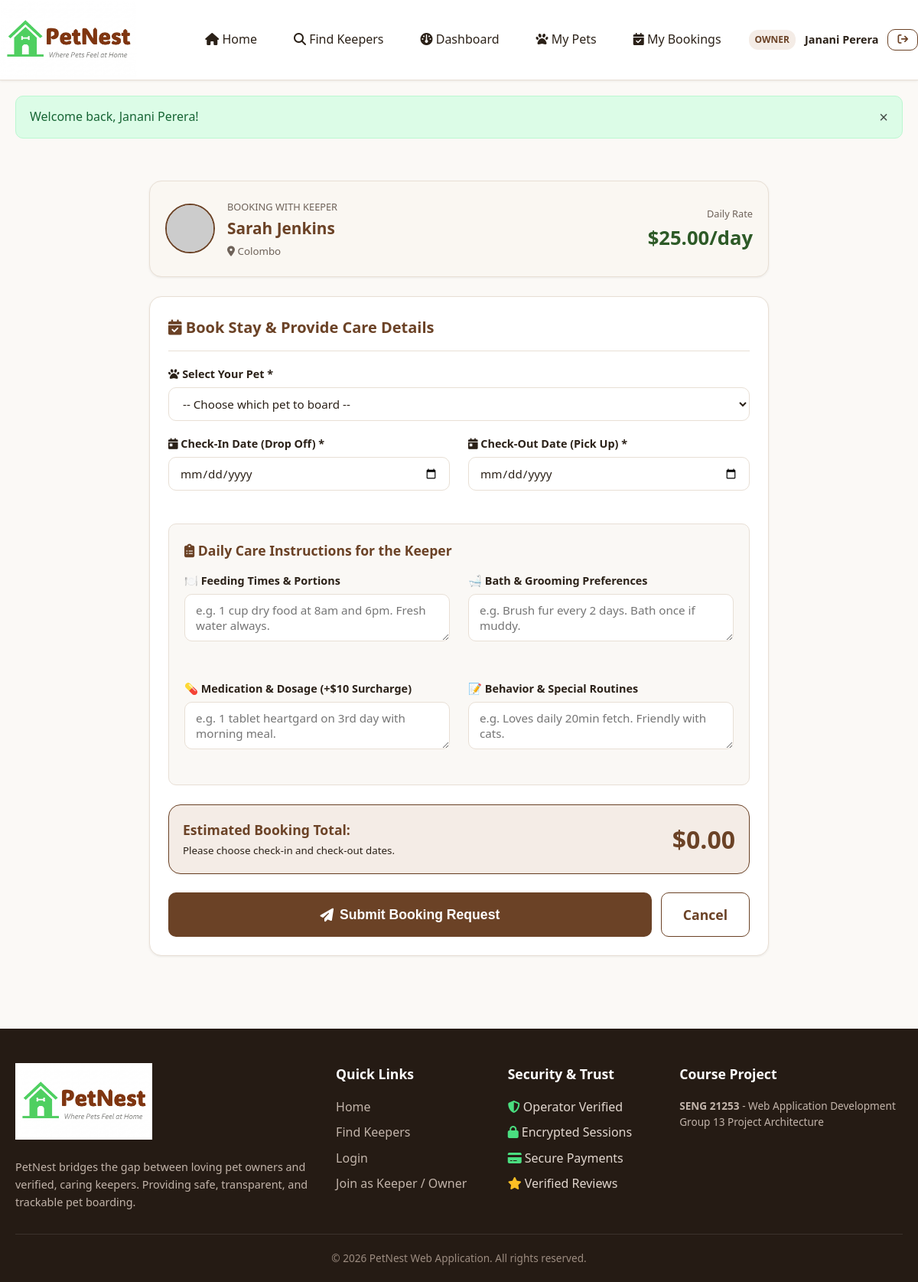
Page /book.php?keeper_id=3 (signed in) on the committed database.
### tables this page shows
CREATE TABLE `keeper_profiles` (
  `profile_id` INT AUTO_INCREMENT PRIMARY KEY,
  `user_id` INT NOT NULL,
  `bio` TEXT DEFAULT NULL,
  `location` VARCHAR(100) NOT NULL,
  `price_per_day` DECIMAL(10,2) NOT NULL DEFAULT 20.00,
  `breeds_experienced` TEXT DEFAULT NULL,
  `availability_status` ENUM('available', 'unavailable') NOT NULL DEFAULT 'available',
  `years_experience` INT DEFAULT 1,
  `is_verified` TINYINT(1) DEFAULT 0,
  CONSTRAINT `fk_keeper_user` FOREIGN KEY (`user_id`) REFERENCES `users` (`user_id`) ON DELETE CASCADE
);

CREATE TABLE `users` (
  `user_id` INT AUTO_INCREMENT PRIMARY KEY,
  `full_name` VARCHAR(100) NOT NULL,
  `email` VARCHAR(150) NOT NULL UNIQUE,
  `password` VARCHAR(255) NOT NULL,
  `phone` VARCHAR(20) DEFAULT NULL,
  `role` ENUM('admin', 'operator', 'owner', 'keeper') NOT NULL DEFAULT 'owner',
  `profile_photo` VARCHAR(255) DEFAULT 'default_avatar.png',
  `created_at` TIMESTAMP DEFAULT CURRENT_TIMESTAMP,
  `is_active` TINYINT(1) DEFAULT 1
);

### book.php (the view, shortened to what this page needs)
<?php
require_once __DIR__ . '/includes/header.php';
$ownerId  = (int)$_SESSION['user_id'];
$keeperId = (int)($_GET['keeper_id'] ?? 0);
try {
    $stmt = $pdo->prepare("
        SELECT u.user_id, u.full_name, u.profile_photo, u.phone,
               kp.location, kp.price_per_day, kp.breeds_experienced, kp.availability_status
        FROM users u
        JOIN keeper_profiles kp ON u.user_id = kp.user_id
        WHERE u.user_id = ? AND u.role = 'keeper' AND u.is_active = 1
        LIMIT 1
    ");
    $stmt->execute([$keeperId]);
    $keeper = $stmt->fetch();
    $stmtPets = $pdo->prepare("SELECT pet_id, pet_name, species, breed, medical_notes FROM pets WHERE owner_id = ? ORDER BY pet_name ASC");
    $stmtPets->execute([$ownerId]);
    $myPets = $stmtPets->fetchAll();
} catch (PDOException $e) {
    setFlash('danger', 'Database error: ' . $e->getMessage());
    redirect('/search.php');
}
$checkInDate  = $_POST['check_in_date'] ?? '';
$checkOutDate = $_POST['check_out_date'] ?? '';
$feeding      = trim($_POST['feeding_schedule'] ?? '');
$bath         = trim($_POST['bath_schedule'] ?? '');
$medicine     = trim($_POST['medicine_details'] ?? '');
$specialNotes = trim($_POST['special_notes'] ?? '');
?>
<div class="container" style="max-width: 850px; padding: 35px 20px;">
    <div class="card" style="margin-bottom: 25px; padding: 20px; display: flex; align-items: center; justify-content: space-between; flex-wrap: wrap; gap: 15px; background: #FAF7F2;">
        <div style="display: flex; align-items: center; gap: 16px;">
            <img src="<?= BASE_URL ?>/uploads/profiles/<?= htmlspecialchars($keeper['profile_photo']) ?>"
                 onerror="this.src='https://ui-avatars.com/api/?name=<?= urlencode($keeper['full_name']) ?>&background=6B4226&color=fff'"
                 alt="<?= htmlspecialchars($keeper['full_name']) ?>"
                 style="width: 65px; height: 65px; border-radius: 50%; object-fit: cover; border: 2px solid var(--primary);">
            <div>
                <span style="font-size: 0.8rem; color: var(--text-muted); text-transform: uppercase;">Booking with Keeper</span>
                <h3 style="font-size: 1.3rem; color: var(--primary); margin: 0;"><?= htmlspecialchars($keeper['full_name']) ?></h3>
                <small style="color: var(--text-muted);"><i class="fa-solid fa-location-dot"></i> <?= htmlspecialchars($keeper['location']) ?></small>
            </div>
        </div>
        <div style="text-align: right;">
            <span style="font-size: 0.8rem; color: var(--text-muted);">Daily Rate</span>
            <div style="font-size: 1.6rem; font-weight: 800; color: var(--secondary);">$<?= number_format($keeper['price_per_day'], 2) ?>/day</div>
        </div>
    </div>
    <?php if (empty($myPets)): ?>
        <div class="card" style="text-align: center; padding: 50px 20px;">
            <i class="fa-solid fa-paw" style="font-size: 3rem; color: var(--border-color); margin-bottom: 12px;"></i>
            <h2>You Have No Registered Pets Yet</h2>
            <p style="color: var(--text-muted); margin-bottom: 20px;">Please add your pet profile first before booking a stay.</p>
            <a href="<?= BASE_URL ?>/owner/add_pet.php" class="btn btn-primary"><i class="fa-solid fa-plus"></i> Add Pet Profile First</a>
        </div>
    <?php else: ?>
        <div class="card">
            <div class="card-header">
                <h2 class="card-title"><i class="fa-solid fa-calendar-check"></i> Book Stay & Provide Care Details</h2>
            </div>
            <form action="<?= BASE_URL ?>/book.php?keeper_id=<?= $keeperId ?>" method="POST" id="bookingForm" style="margin-top: 15px;">
                <div class="form-group">
                    <label class="form-label" for="pet_id"><i class="fa-solid fa-paw"></i> Select Your Pet *</label>
                    <select name="pet_id" id="pet_id" class="form-select" required>
                        <option value="">-- Choose which pet to board --</option>
                    </select>
                </div>
                <div class="grid-2">
                    <div class="form-group">
                        <label class="form-label" for="check_in_date"><i class="fa-solid fa-calendar-day"></i> Check-In Date (Drop Off) *</label>
                        <input type="date" id="check_in_date" name="check_in_date" class="form-control" value="<?= htmlspecialchars($checkInDate) ?>" required>
                    </div>
                    <div class="form-group">
                        <label class="form-label" for="check_out_date"><i class="fa-solid fa-calendar-day"></i> Check-Out Date (Pick Up) *</label>
                        <input type="date" id="check_out_date" name="check_out_date" class="form-control" value="<?= htmlspecialchars($checkOutDate) ?>" required>
                    </div>
                </div>
                <div style="background: #FAF8F5; border: 1px solid var(--border-color); border-radius: var(--radius-md); padding: 20px; margin: 25px 0;">
                    <h3 style="font-size: 1.1rem; color: var(--primary); margin-bottom: 14px;">
                        <i class="fa-solid fa-clipboard-list"></i> Daily Care Instructions for the Keeper
                    </h3>
                    <div class="grid-2">
                        <div class="form-group">
                            <label class="form-label" for="feeding_schedule">🍽️ Feeding Times & Portions</label>
                            <textarea id="feeding_schedule" name="feeding_schedule" rows="2" class="form-control" placeholder="e.g. 1 cup dry food at 8am and 6pm. Fresh water always."><?= htmlspecialchars($feeding) ?></textarea>
                        </div>
                        <div class="form-group">
                            <label class="form-label" for="bath_schedule">🛁 Bath & Grooming Preferences</label>
                            <textarea id="bath_schedule" name="bath_schedule" rows="2" class="form-control" placeholder="e.g. Brush fur every 2 days. Bath once if muddy."><?= htmlspecialchars($bath) ?></textarea>
                        </div>
                        <div class="form-group">
                            <label class="form-label" for="medicine_details">💊 Medication & Dosage (+$10 Surcharge)</label>
                            <textarea id="medicine_details" name="medicine_details" rows="2" class="form-control" placeholder="e.g. 1 tablet heartgard on 3rd day with morning meal."><?= htmlspecialchars($medicine) ?></textarea>
                        </div>
                        <div class="form-group">
                            <label class="form-label" for="special_notes">📝 Behavior & Special Routines</label>
                            <textarea id="special_notes" name="special_notes" rows="2" class="form-control" placeholder="e.g. Loves daily 20min fetch. Friendly with cats."><?= htmlspecialchars($specialNotes) ?></textarea>
                        </div>
                    </div>
                </div>
                <div class="card" style="background: var(--primary-light); border: 1px solid var(--primary); padding: 18px; margin-bottom: 24px;">
                    <div style="display: flex; justify-content: space-between; align-items: center; flex-wrap: wrap; gap: 10px;">
                        <div>
                            <div style="font-weight: 700; color: var(--primary); font-size: 1.1rem;">Estimated Booking Total:</div>
                            <small id="priceBreakdown" style="color: var(--text-dark);">Select valid dates to calculate pricing.</small>
                        </div>
                        <div id="totalDisplay" style="font-size: 2rem; font-weight: 800; color: var(--primary);">$0.00</div>
                    </div>
                </div>
                <div style="display: flex; gap: 12px;">
                    <button type="submit" class="btn btn-primary btn-lg" style="flex: 1;">
                        <i class="fa-solid fa-paper-plane"></i> Submit Booking Request
                    </button>
                    <a href="<?= BASE_URL ?>/keeper_profile.php?id=<?= $keeperId ?>" class="btn btn-outline btn-lg">Cancel</a>
                </div>
            </form>
        </div>
    <?php endif; ?>
</div>
<?php require_once __DIR__ . '/includes/footer.php'; ?>

### assets/css/style.css (style rules this page uses)
:root { --primary: #6B4226; --primary-hover: #54331C; --primary-light: #F4ECE6; --secondary: #2D5A27; --secondary-hover: #22441D; --secondary-light: #EBF3EA; --accent: #D97706; --accent-light: #FEF3C7; --bg-main: #FBF9F6; --bg-card: #FFFFFF; --text-dark: #2B2118; --text-muted: #6E6259; --border-color: #E8DFD5; --border-focus: #8D5B36; --status-pending-bg: #FEF3C7; --status-pending-text: #92400E; --status-confirmed-bg: #DCFCE7; --status-confirmed-text: #166534; --status-active-bg: #E0E7FF; --status-active-text: #3730A3; --status-completed-bg: #F3E8FF; --status-completed-text: #6B21A8; --status-rejected-bg: #FEE2E2; --status-rejected-text: #991B1B; --status-cancelled-bg: #F3F4F6; --status-cancelled-text: #4B5563; --font-family: 'Segoe UI', system-ui, -apple-system, BlinkMacSystemFont, Roboto, sans-serif; --radius-sm: 6px; --radius-md: 10px; --radius-lg: 16px; --shadow-sm: 0 1px 3px rgba(43, 33, 24, 0.08); --shadow-md: 0 4px 12px rgba(43, 33, 24, 0.10); --shadow-lg: 0 10px 25px rgba(43, 33, 24, 0.12); --transition: all 0.2s ease-in-out; }
*, *::before, *::after { box-sizing: border-box; margin: 0; padding: 0; }
body { font-family: var(--font-family); background-color: var(--bg-main); color: var(--text-dark); line-height: 1.6; min-height: 100vh; display: flex; flex-direction: column; }
a { color: var(--primary); text-decoration: none; transition: var(--transition); }
img { max-width: 100%; height: auto; display: block; }
.container { width: 100%; max-width: 1200px; margin: 0 auto; padding: 0 20px; }
.btn { display: inline-flex; align-items: center; justify-content: center; gap: 8px; padding: 10px 20px; font-size: 0.95rem; font-weight: 600; border-radius: var(--radius-md); border: 1px solid transparent; cursor: pointer; transition: var(--transition); text-decoration: none; }
.btn-primary { background-color: var(--primary); color: #FFFFFF; }
.btn-outline { background-color: transparent; border-color: var(--primary); color: var(--primary); }
.btn-lg { padding: 14px 28px; font-size: 1.1rem; }
.form-group { margin-bottom: 18px; }
.form-label { display: block; font-weight: 600; margin-bottom: 6px; color: var(--text-dark); font-size: 0.9rem; }
.form-control, .form-select, textarea { width: 100%; padding: 10px 14px; font-size: 0.95rem; font-family: inherit; border: 1px solid var(--border-color); border-radius: var(--radius-md); background: #FFFFFF; color: var(--text-dark); transition: var(--transition); }
.card { background: var(--bg-card); border: 1px solid var(--border-color); border-radius: var(--radius-lg); padding: 24px; box-shadow: var(--shadow-sm); transition: var(--transition); }
.card-header { border-bottom: 1px solid var(--border-color); padding-bottom: 14px; margin-bottom: 18px; display: flex; align-items: center; justify-content: space-between; }
.card-title { font-size: 1.25rem; font-weight: 700; color: var(--primary); }
.grid-2 { display: grid; grid-template-columns: repeat(2, 1fr); gap: 24px; }

### rows in the picture
keeper_profiles: user.full_name "Sarah Jenkins", location "Colombo", price_per_day "25.00"

### other values in the picture
$user['name'] "Janani Perera"
$message "Welcome back, Janani Perera!"
